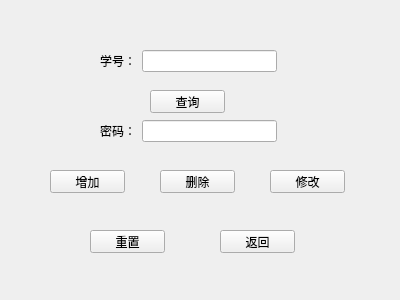
<?xml version="1.0" encoding="UTF-8"?>
<ui version="4.0">
 <class>stu_Login_Info</class>
 <widget class="QWidget" name="stu_Login_Info">
  <property name="geometry">
   <rect>
    <x>0</x>
    <y>0</y>
    <width>400</width>
    <height>300</height>
   </rect>
  </property>
  <property name="windowTitle">
   <string>stu_Login_Info</string>
  </property>
  <widget class="QPushButton" name="pushButton_checked">
   <property name="geometry">
    <rect>
     <x>150</x>
     <y>90</y>
     <width>75</width>
     <height>23</height>
    </rect>
   </property>
   <property name="text">
    <string>查询</string>
   </property>
  </widget>
  <widget class="QPushButton" name="pushButton_add">
   <property name="geometry">
    <rect>
     <x>50</x>
     <y>170</y>
     <width>75</width>
     <height>23</height>
    </rect>
   </property>
   <property name="text">
    <string>增加</string>
   </property>
  </widget>
  <widget class="QPushButton" name="pushButton_delete">
   <property name="geometry">
    <rect>
     <x>160</x>
     <y>170</y>
     <width>75</width>
     <height>23</height>
    </rect>
   </property>
   <property name="text">
    <string>删除</string>
   </property>
  </widget>
  <widget class="QPushButton" name="pushButton_upgrade">
   <property name="geometry">
    <rect>
     <x>270</x>
     <y>170</y>
     <width>75</width>
     <height>23</height>
    </rect>
   </property>
   <property name="text">
    <string>修改</string>
   </property>
  </widget>
  <widget class="QPushButton" name="pushButton_clear">
   <property name="geometry">
    <rect>
     <x>90</x>
     <y>230</y>
     <width>75</width>
     <height>23</height>
    </rect>
   </property>
   <property name="text">
    <string>重置</string>
   </property>
  </widget>
  <widget class="QPushButton" name="pushButton_back">
   <property name="geometry">
    <rect>
     <x>220</x>
     <y>230</y>
     <width>75</width>
     <height>23</height>
    </rect>
   </property>
   <property name="text">
    <string>返回</string>
   </property>
  </widget>
  <widget class="QWidget" name="layoutWidget">
   <property name="geometry">
    <rect>
     <x>100</x>
     <y>120</y>
     <width>177</width>
     <height>22</height>
    </rect>
   </property>
   <layout class="QHBoxLayout" name="horizontalLayout">
    <item>
     <widget class="QLabel" name="label_password">
      <property name="text">
       <string>密码：</string>
      </property>
     </widget>
    </item>
    <item>
     <widget class="QLineEdit" name="lineEdit_password"/>
    </item>
   </layout>
  </widget>
  <widget class="QWidget" name="layoutWidget">
   <property name="geometry">
    <rect>
     <x>100</x>
     <y>50</y>
     <width>177</width>
     <height>22</height>
    </rect>
   </property>
   <layout class="QHBoxLayout" name="horizontalLayout_2">
    <item>
     <widget class="QLabel" name="label_id">
      <property name="text">
       <string>学号：</string>
      </property>
     </widget>
    </item>
    <item>
     <widget class="QLineEdit" name="lineEdit_id"/>
    </item>
   </layout>
  </widget>
 </widget>
 <resources/>
 <connections/>
</ui>
